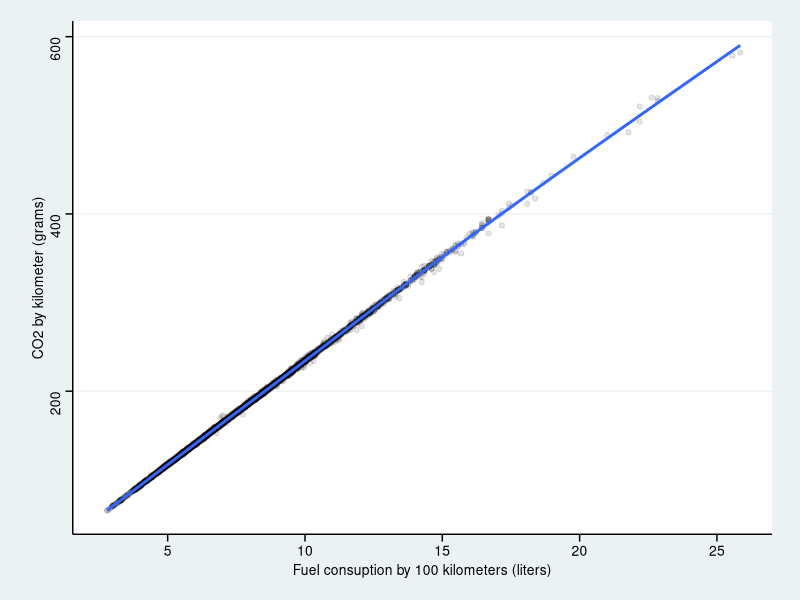
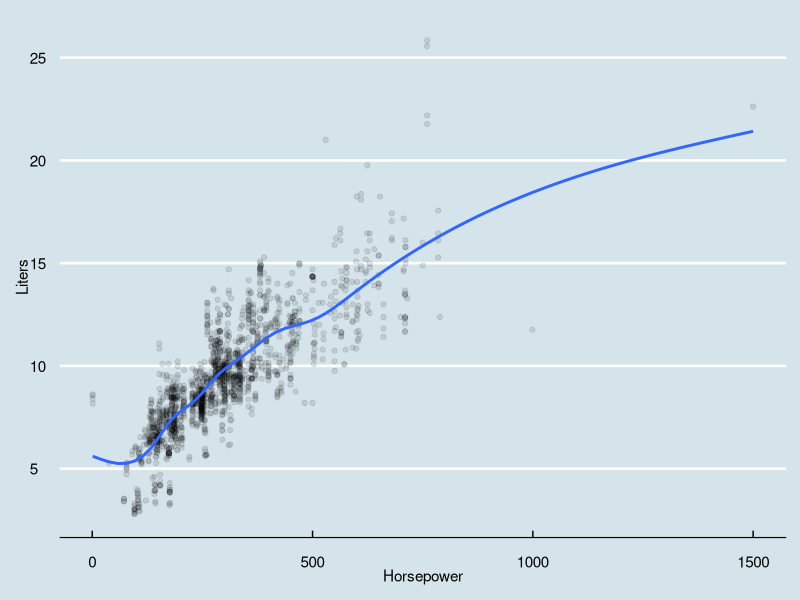
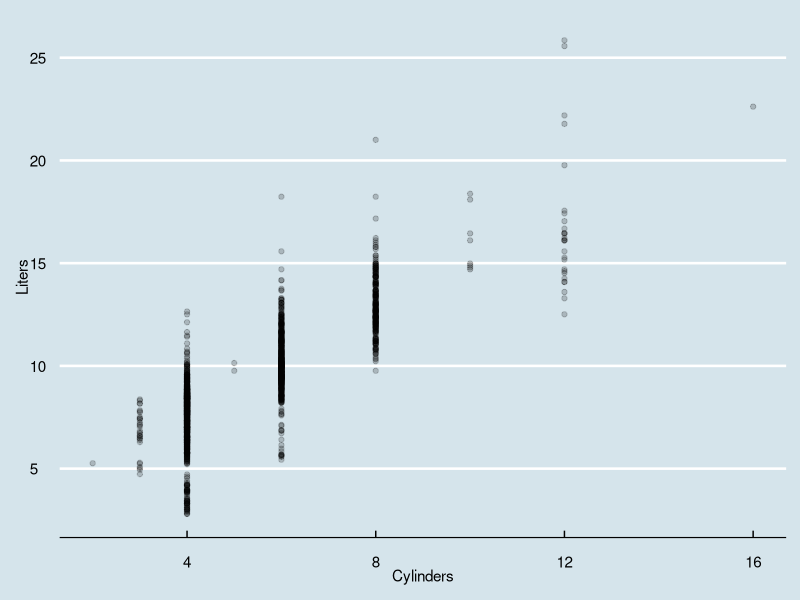
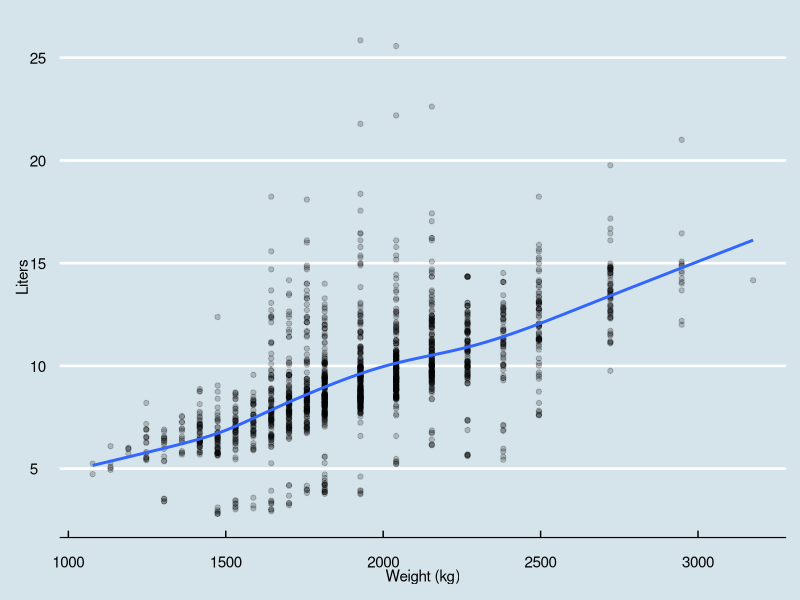
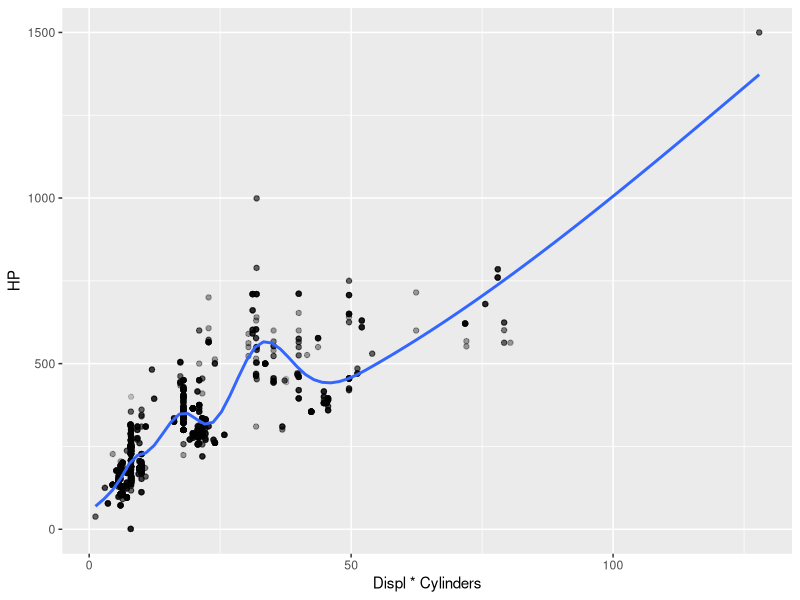
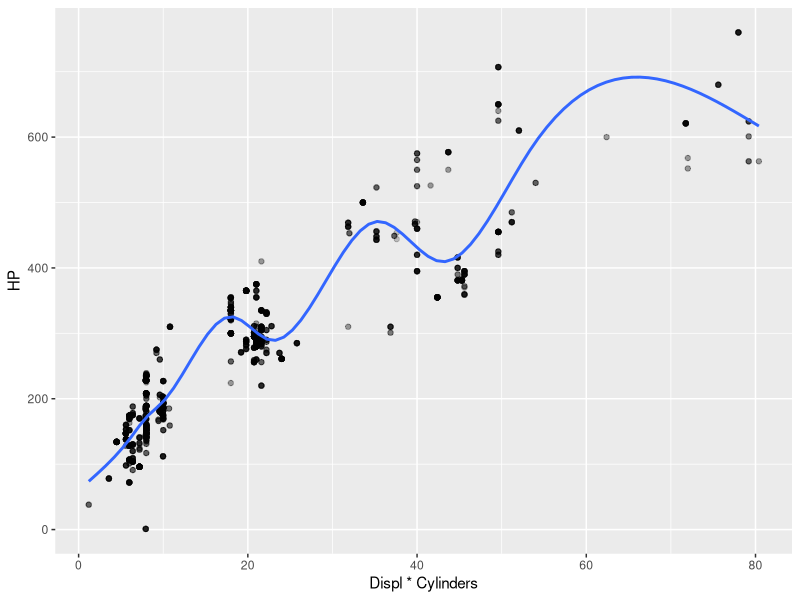
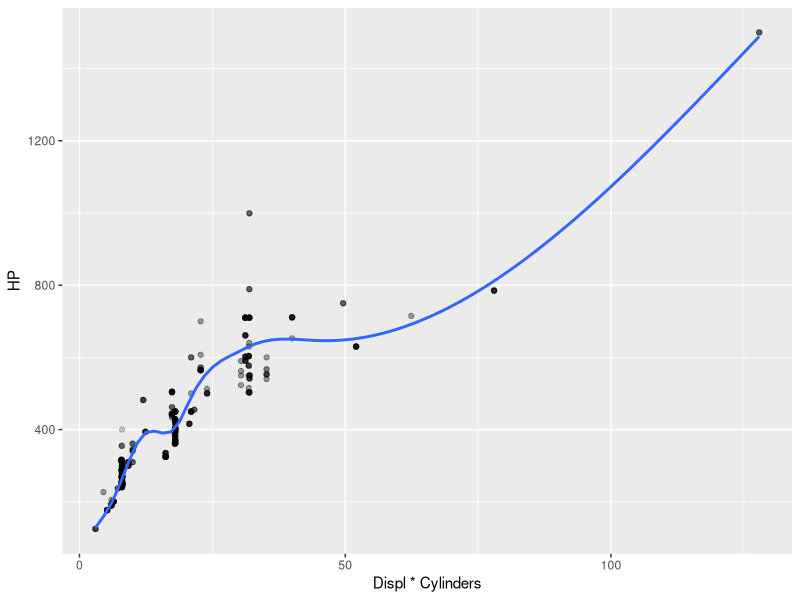
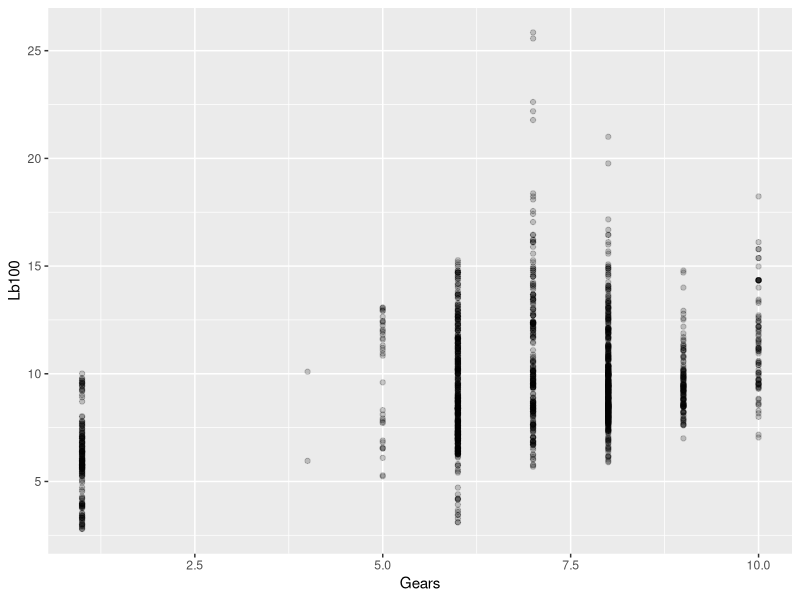

These charts were generated, in order, by the following R code: (Note: this script raises an error after producing the figures.)
library(tidyverse)
library(ggplot2)
library(corrplot)
library(modelr)
library(ggthemes)
rethink = read_csv("rethink.csv") #read the database

rethink = rethink %>% filter(Displ < 70 & MPG <100) #let's tide it up

rethink = rethink %>% mutate(KML = MPG*0.425144, CO2bK = CO2*0.621371, Lb100 = 100/KML, KWeight = Weight*0.45359237) # add CO2 grams per kilometer and liters used by 100km

View (rethink)

ggplot(rethink %>% filter(Fuel == "Tier 2 Cert Gasoline"), aes(x = Lb100, y = CO2bK)) +
  geom_point(alpha = 0.1 ) +
  labs(y= "CO2 by kilometer (grams)", x = "Fuel consuption by 100 kilometers (liters)") +
  geom_smooth() +
  theme_stata()


cor((rethink %>% filter (MPG > 0 & CO2 > 0 & Fuel == "Tier 2 Cert Gasoline"))$Lb100,
    (rethink %>% filter (MPG > 0 & CO2 > 0 & Fuel == "Tier 2 Cert Gasoline"))$CO2bK
    )

ggplot((rethink %>% filter (Displ > 0.1 & Fuel == "Tier 2 Cert Gasoline" & Test == "FTP")), aes(x = HP, y = Lb100)) +
  geom_point(alpha = 0.1) +
  geom_smooth(se=FALSE) +
  labs(y= "Liters", x = "Horsepower") +
  theme_economist()

ggplot((rethink %>% filter(Cylinders > 0 & Lb100 > 0 & Fuel == "Tier 2 Cert Gasoline" & Test == "FTP")), aes(x = Cylinders, y = Lb100)) +
  geom_point(alpha = 0.2) +
  geom_smooth(se=FALSE) +
  labs(y= "Liters", x = "Cylinders") +
  theme_economist()

ggplot((rethink %>% filter(Displ > 0.1 & Fuel == "Tier 2 Cert Gasoline" & Test == "FTP")), aes(x = KWeight, y = Lb100)) +
  geom_point(alpha = 0.2) +
  geom_smooth(se=FALSE) +
  labs(y= "Liters", x = "Weight (kg)") +
  theme_economist()

cor((rethink %>% filter(Cylinders > 0 & Fuel == "Tier 2 Cert Gasoline" & Test == "FTP"))$Cylinders,
    (rethink %>% filter(Cylinders > 0 & Fuel == "Tier 2 Cert Gasoline" & Test == "FTP"))$Lb100)

cor((rethink %>% filter(Cylinders > 0 & Fuel == "Tier 2 Cert Gasoline"))$Displ,
    (rethink %>% filter(Cylinders > 0 & Fuel == "Tier 2 Cert Gasoline"))$Lb100)

cor((rethink %>% filter(Cylinders > 0 & Fuel == "Tier 2 Cert Gasoline" & Test == "FTP"))$HP,
    (rethink %>% filter(Cylinders > 0 & Fuel == "Tier 2 Cert Gasoline" & Test == "FTP"))$Lb100)

cor((rethink %>% filter(Cylinders > 0 & Fuel == "Tier 2 Cert Gasoline" & Test == "FTP"))$Weight,
    (rethink %>% filter(Cylinders > 0 & Fuel == "Tier 2 Cert Gasoline" & Test == "FTP"))$Lb100)

cor((rethink %>% filter(Cylinders > 0 & Fuel == "Tier 2 Cert Gasoline" & Test == "FTP"))$Gears,
    (rethink %>% filter(Cylinders > 0 & Fuel == "Tier 2 Cert Gasoline" & Test == "FTP"))$Lb100)

######################TESTS#####################


ggplot((rethink %>% filter(Displ > 0.1 & Cylinders > 0 & Fuel == "Tier 2 Cert Gasoline")), aes(x = Displ*Cylinders, y = HP)) +
  geom_point(alpha = 0.2) +
  geom_smooth(se=FALSE) #Good approx: HP = Displacement (Liters)* Cylinders * 10

ggplot((rethink %>% filter(Displ > 0.1 & Cylinders > 0 & Fuel == "Tier 2 Cert Gasoline" & HP/Displ < 120)), aes(x = Displ*Cylinders, y = HP)) +
  geom_point(alpha = 0.2) +
  geom_smooth(se=FALSE) #No turbo, function is apparently logarithmic

ggplot((rethink %>% filter(Displ > 0.1 & Cylinders > 0 & Fuel == "Tier 2 Cert Gasoline" & HP/Displ > 120)), aes(x = Displ*Cylinders, y = HP)) +
  geom_point(alpha = 0.2) +
  geom_smooth(se=FALSE) #Turbo only, function is initially logarithmic and after exponential (but just one)

ggplot((rethink %>% filter(Displ > 0.1 & Fuel == "Tier 2 Cert Gasoline" & Test == "FTP")), aes(x = Gears, y = Lb100)) +
  geom_point(alpha = 0.2) +
  geom_smooth(se=FALSE)

ggplot((rethink %>% filter(Displ < 70 & Displ > 0.1 & Cylinders > 0 & Fuel == "Tier 2 Cert Gasoline" & HP/Displ < 120)), aes(x = Displ*Cylinders, y = HP)) +
  geom_point(alpha = 0.2) +
  geom_smooth(se=FALSE)

ggplot((rethink %>% filter(Displ < 70 & Displ > 0.1)), aes(x = HP, y = Displ)) +
  geom_point(alpha = 0.2) +
  geom_smooth(se=FALSE)

ggplot((rethink %>% filter(Displ < 70 & Displ > 0.1 & Cylinders > 0 )), aes(x = HP, y = 1/MPG)) +
  geom_point(alpha = 0.15) +
  geom_smooth(se=FALSE)+
  ylim(0, 0.1)

ggplot((rethink %>% filter(Displ < 70 & Displ > 0.1 & Cylinders > 0 )), aes(y = HP/Displ, x = Displ/Cylinders)) +
  geom_point(alpha = 0.15) +
  geom_smooth(se=FALSE)

cor((rethink %>% filter(Displ < 70 & Displ > 0.1 & Cylinders > 0 & HP > 0 & CO2 > 0))$HP,
    (rethink %>% filter(Displ < 70 & Displ > 0.1 & Cylinders > 0 & HP > 0 & CO2 > 0))$CO2^2
)


cor((rethink %>% filter(Displ < 70 & Displ > 0.1 & HP < 200 & HP > 80 & Cylinders > 0))$Displ/
    (rethink %>% filter(Displ < 70 & Displ > 0.1 & HP < 200 & HP > 80 & Cylinders > 0))$Cylinders,
    (rethink %>% filter(Displ < 70 & Displ > 0.1 & HP < 200 & HP > 80 & Cylinders > 0))$HP/
    (rethink %>% filter(Displ < 70 & Displ > 0.1 & HP < 200 & HP > 80 & Cylinders > 0))$Displ
)

ggplot((rethink %>% filter(Test == "FTP")), aes(x = CO, y = CO2)) +
  geom_point(alpha = 0.2) +
  xlim(0, 1) +
  ylim(0, 1000) +
  geom_smooth(se=FALSE)

#ggplot ((rethink %>% group_by(Fuel)

ggplot((rethink), aes(x = Fuel, y = CO2)) +
  geom_boxplot()

cor((rethink %>% filter(Displ < 70 & Displ > 0.1))$Displ/Cylinders, (rethink %>% filter(Displ < 70 & Displ > 0.1))$HP/Displ)

cor((rethink %>% filter(Displ < 70 & Displ > 0.1 & Cylinders > 0))$HP/
    (rethink %>% filter(Displ < 70 & Displ > 0.1 & Cylinders > 0))$Displ,
    (rethink %>% filter(Displ < 70 & Displ > 0.1 & Cylinders > 0))$Displ/
    (rethink %>% filter(Displ < 70 & Displ > 0.1 & Cylinders > 0))$Cylinders)


cor((rethink %>% filter (MPG > 0 & CO2 > 0))$MPG, (rethink %>% filter (MPG > 0 & CO2 > 0))$CO2)
cor((rethink %>% filter (MPG > 0 & NOx > 0))$MPG, (rethink %>% filter (MPG > 0 & NOx > 0))$NOx)

cor((rethink %>% filter (NOx > 0 & CO > 0))$NOx, (rethink %>% filter (NOx > 0 & CO > 0))$CO)

cor(rethink$Cylinders, rethink$HP)

ggplot(data = rethink, mapping = aes(x = Displ, y = HP, color = Fuel)) +
  geom_point() + 
  geom_smooth(se = FALSE)

ggplot((rethink %>% filter(Displ < 70 & Displ > 0.1 & Fuel == "Tier 2 Cert Gasoline")), aes(x = Displ, y = Weight)) +
  geom_point(alpha = 0.2) +
  geom_smooth(se=FALSE)
